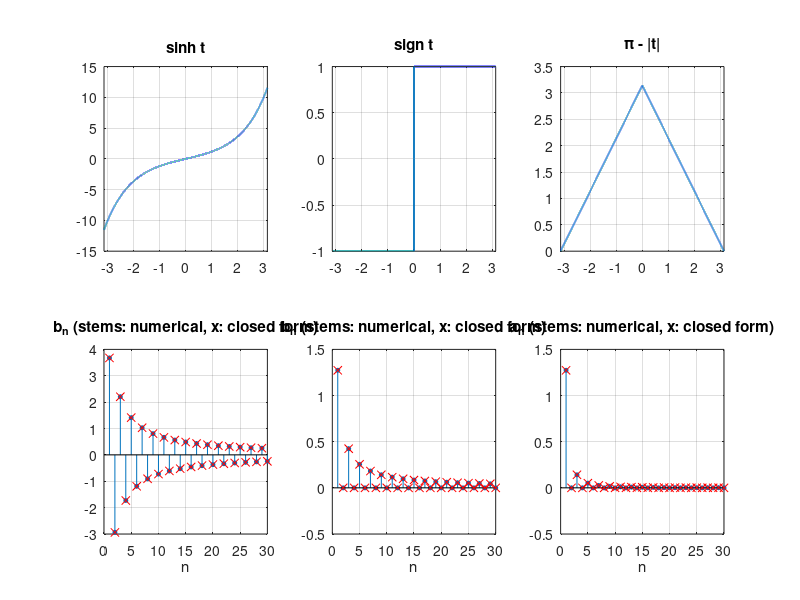

Recreate this plot in MATLAB. (Note: this script raises an error after producing the figure.)
%MAIN  Engineering Mathematics - TA solutions, MATLAB homework 1: Fourier series.
%      Every numerically computed coefficient is checked against its closed form.

clear; close all; clc;
addpath(fileparts(mfilename('fullpath')));

N  = 20001;                                         % fine grid: accurate trapz up to n = 500
tp = linspace(-pi, pi, N);
trig = @(t, f, n) deal(trapz(t, f)/(2*pi), ...                     % a0, a_n, b_n over a 2*pi period
                       arrayfun(@(m) trapz(t, f.*cos(m*t))/pi, n), ...
                       arrayfun(@(m) trapz(t, f.*sin(m*t))/pi, n));

%% Q1  Trigonometric series of sinh t, sign t and the triangle pi - |t| on (-pi, pi)
f = sinh(tp);  g = sign(tp);  h = pi - abs(tp);
n = 1:30;
[a0f, af, bf] = trig(tp, f, n);  [a0g, ag, bg] = trig(tp, g, n);  [a0h, ah, bh] = trig(tp, h, n);
bf_th = 2*(-1).^(n+1) .* n * sinh(pi) ./ (pi*(n.^2 + 1));   % odd: cosine terms vanish
bg_th = 4./(pi*n) .* mod(n, 2);                             % square wave: odd harmonics
ah_th = 4./(pi*n.^2) .* mod(n, 2);                          % triangle: a0 = pi/2, odd harmonics
fprintf('Q1  max error vs closed form:  sinh %.1e   sign %.1e   triangle %.1e\n', ...
        max(abs([af, bf - bf_th])), max(abs([ag, bg - bg_th])), max(abs([a0h - pi/2, ah - ah_th, bh])));
fprintf('    decay: |b_n(sinh)| ~ 1/n,  |b_n(sign)| ~ 1/n (jumps),  |a_n(triangle)| ~ 1/n^2 (continuous)\n');
fig = figure('Visible', 'off', 'Position', [100 100 1150 600]);
names = {'sinh t', 'sign t', '\pi - |t|'};  sigs = {f, g, h};
coef  = {bf, bg, ah};  theo = {bf_th, bg_th, ah_th};  lab = {'b_n', 'b_n', 'a_n'};
for i = 1:3
    subplot(2, 3, i); plot(tp, sigs{i}, 'LineWidth', 1.3); grid on; xlim([-pi pi]); title(names{i});
    subplot(2, 3, i + 3); stem(n, coef{i}, 'filled', 'MarkerSize', 3); hold on;
    plot(n, theo{i}, 'rx'); grid on; xlabel('n'); title([lab{i} ' (stems: numerical, x: closed form)']);
end
save_figure(fig, 'q1_series_coefficients');

%% Q2  Complex coefficients of cos 2pi t + 5 sin 4pi t + cos 4pi t + 10 cos 10pi t  (T = 1)
t2 = linspace(-0.5, 0.5, N);
f2 = cos(2*pi*t2) + 5*sin(4*pi*t2) + cos(4*pi*t2) + 10*cos(10*pi*t2);
k = -10:10;
c = arrayfun(@(m) trapz(t2, f2.*exp(-1j*2*pi*m*t2)), k);
c_th = zeros(size(k));
c_th(abs(k) == 1) = 0.5;  c_th(k == 2) = 0.5 - 2.5j;  c_th(k == -2) = 0.5 + 2.5j;  c_th(abs(k) == 5) = 5;
fprintf('Q2  max |c - c_theory| = %.1e;  c_2 = %.2f%+.2fj\n', max(abs(c - c_th)), real(c(k == 2)), imag(c(k == 2)));
c(abs(c) < 1e-9) = 0;                                       % phase of a zero coefficient is noise
fig = figure('Visible', 'off', 'Position', [100 100 800 450]);
subplot(2, 1, 1); stem(k, abs(c), 'filled'); grid on; title('|c_n|');
subplot(2, 1, 2); stem(k, rad2deg(angle(c)), 'filled'); grid on; title('\anglec_n (deg)'); xlabel('n');
save_figure(fig, 'q2_complex_coefficients');

%% Q3a  Staircase -2, -1, 1, 2 on (0, 2pi): partial sums
t3 = linspace(0, 2*pi, N);
f3 = -2*(t3 < pi/2) - (t3 >= pi/2 & t3 < pi) + (t3 >= pi & t3 < 3*pi/2) + 2*(t3 >= 3*pi/2);
[a0, a, b] = trig(t3, f3, 1:100);
fig = figure('Visible', 'off', 'Position', [100 100 900 520]);
Ns = [1 5 20 100];
for i = 1:numel(Ns)
    m = 1:Ns(i);
    fr = a0 + a(m)*cos(m.'*t3) + b(m)*sin(m.'*t3);
    subplot(2, 2, i); plot(t3, f3, 'b', t3, fr, 'r', 'LineWidth', 1.1); grid on; xlim([0 2*pi]);
    title(sprintf('n = %d', Ns(i)));
end
fr = a0 + a*cos((1:100).'*t3) + b*sin((1:100).'*t3);
fprintf('Q3a overshoot at the 4-unit jump (t = 0 / 2pi) with 100 terms: %.1f%% (Gibbs: 8.9%%)\n', ...
        100*(max(fr) - 2)/4);
save_figure(fig, 'q3a_staircase_partial_sums');

%% Q3b  g(t) = cos(4t) e^{jt} = (e^{j5t} + e^{-j3t})/2, a complex curve
g3 = cos(4*t3) .* exp(1j*t3);
[a0, a, b] = trig(t3, g3, 1:5);                             % trig formulas hold for complex g too
fig = figure('Visible', 'off', 'Position', [100 100 1100 330]);
for K = 3:5
    m = 1:K;
    gr = a0 + a(m)*cos(m.'*t3) + b(m)*sin(m.'*t3);
    subplot(1, 3, K - 2); plot(real(g3), imag(g3), 'b', 'LineWidth', 2); hold on;
    plot(real(gr), imag(gr), 'r', 'LineWidth', 1.1); axis equal; grid on;
    title(sprintf('n = 1..%d  (error %.1e)', K, max(abs(gr - g3))));
end
legend('g(t)', 'partial sum', 'Location', 'southoutside');
fprintf('Q3b only harmonics 3 and 5 are present: a_3 = %.2f%+.2fj, a_5 = %.2f, b_5 = %.2fj\n', ...
        real(a(3)), imag(a(3)), real(a(5)), imag(b(5)));
save_figure(fig, 'q3b_complex_curve');

%% Q4  c'_n = c_{-n} - c_n of a square wave gives g(t) = f(-t) - f(t)
f4  = double(t3 < pi) - double(t3 >= pi);                  % +1 on (0, pi), -1 on (pi, 2pi)
K   = 500;  kk = -K:K;
c1  = arrayfun(@(m) trapz(t3, f4.*exp(-1j*m*t3)), kk)/(2*pi);
c2  = fliplr(c1) - c1;
tw  = linspace(-2*pi, 2*pi, 8001);
g4  = real(c2 * exp(1j*kk.'*tw));
fsq = @(x) 1 - 2*(mod(x, 2*pi) >= pi);
fig = figure('Visible', 'off', 'Position', [100 100 900 380]);
plot(tw, fsq(tw), 'b', tw, g4, 'r', 'LineWidth', 1.2); grid on;
legend('f(t)', 'g(t) from c''_n = c_{-n} - c_n', 'Location', 'southeast'); xlabel('t');
title('Reversing the coefficient index reverses time: g(t) = f(-t) - f(t) = -2 f(t)');
save_figure(fig, 'q4_coefficient_reversal');
fprintf('Q4  rms(g + 2f) away from the jumps = %.3f\n', ...
        sqrt(mean((g4(abs(sin(tw)) > 0.1) + 2*fsq(tw(abs(sin(tw)) > 0.1))).^2)));
